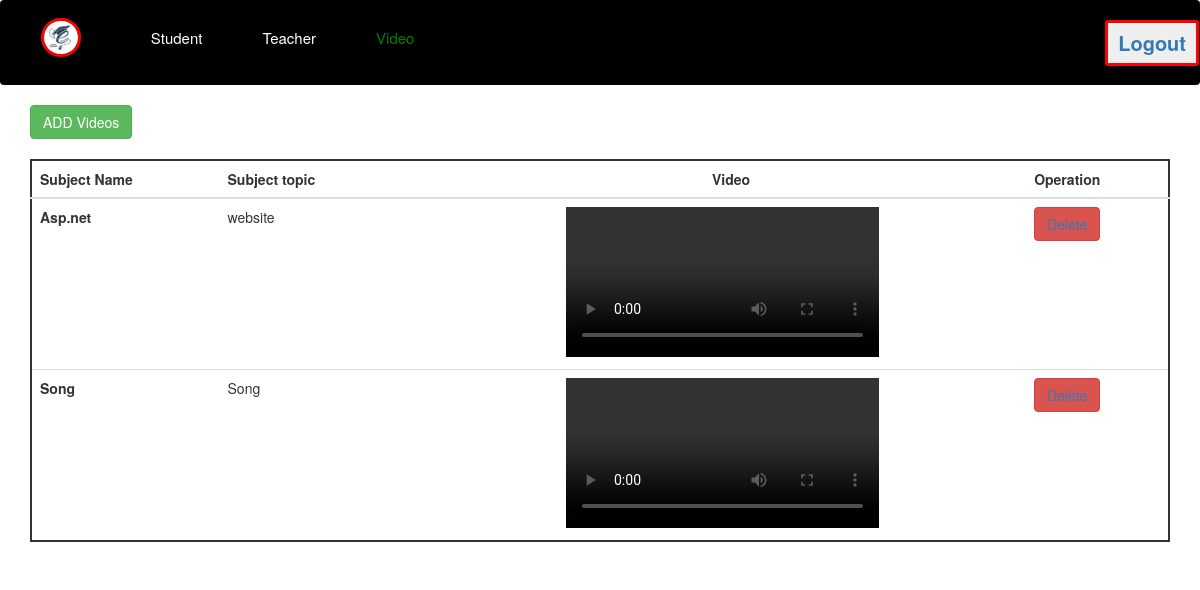
Page /video.php on the committed database.
### tables this page shows
CREATE TABLE `video` (
  `ID` int(11) NOT NULL,
  `vidnm` varchar(255) NOT NULL,
  `vidtopic` varchar(255) NOT NULL,
  `vid` varchar(255) NOT NULL
);

### video.php (the view, shortened to what this page needs)
<?php
include 'config.php';
?>
<!DOCTYPE html>
<html lang="en">
<head>
    <link rel="stylesheet" href="css/style.css">
    <link rel="stylesheet" href="css/bootstrap.min.css">
</head>
<body>
<nav class="navbar">
        <ul class="nav-list">
            <div class="logo"><img src="images/edu.jpg" alt="logo"></div>
            <li><a href="adminback.php" class="active" style=" font-size:15px">Student</a></li>
            <li><a href="teacher.php"  style=" font-size:15px">Teacher</a></li>
            <li><a href="video.php"  style="color:green; font-size:15px">Video</a></li>
        </ul>
        <div class="rightnav">
            <button class="btn btn-sm" style="border: 3px solid red; font-size:20px"><b><a href="logout.php">Logout</a></b></button>
        </div>
        </nav>
    <div class="container my-5">
<button class="btn btn-success" ><a href="addvideo.php"style="color:white">ADD Videos</a></button><br><br>
<table class="table" style="border:2px solid">
  <thead>
    <tr>
      <th scope="col">Subject Name</th>
      <th scope="col">Subject topic</th>
      <th scope="col"><div class="col-sm-6"></div>Video</th>
      <th scope="col">Operation</th>
    </tr>
  </thead>
 <tbody>
    <?php
        $sql = "select * from video";
        $result = mysqli_query($conn,$sql);
        if($result)
        {
            while($row = mysqli_fetch_assoc($result))
            {
                $id = $row['ID'];
                $vidnm = $row['vidnm'];
                $topic = $row['vidtopic'];
                $video = $row['vid'];
                echo ' <tr>
                <th scope="row">'.$vidnm.'</th>
                <td>'.$topic.'</td>
                <td><div class="col-sm-3"></div><video width="320" height="150" controls style="padding-left:7px">
                <source src="videos/'.$video.'.mp4" type="video/mp4">
                <source src="movie.ogg" type="video/ogg">
                Your browser does not support the video tag.
                </video></td>
                <td>
                <button class="btn btn-danger" type="GET"><a href="deletevid.php?deleteid='.$id.' " class="text-light">Delete</a></button>
                </td>
                </tr>';
            }
        }
    ?>
  </tbody>
</table>
</div>
</body>
</html>

### css/style.css (style rules this page uses)
* { margin: 0; padding: 0; }
body { height: 100vh; }
.logo { width: 20%; display: flex; justify-content: center; align-items: center; }
.logo img { width: 33%; border-radius: 50px; border: 3px solid red; }
.navbar { display: flex; background-color: black; align-items: center; justify-content: center; }
.nav-list { width: 50%; display: flex; align-items: center; }
.nav-list li { list-style: none; padding: 26px 30px; }
.nav-list li a { text-decoration: none; color: white; }
.rightnav { width: 50%; text-align: right; }

### rows in the picture
video: vidnm "Asp.net", vidtopic "website"
video: vidnm "Song", vidtopic "Song"
